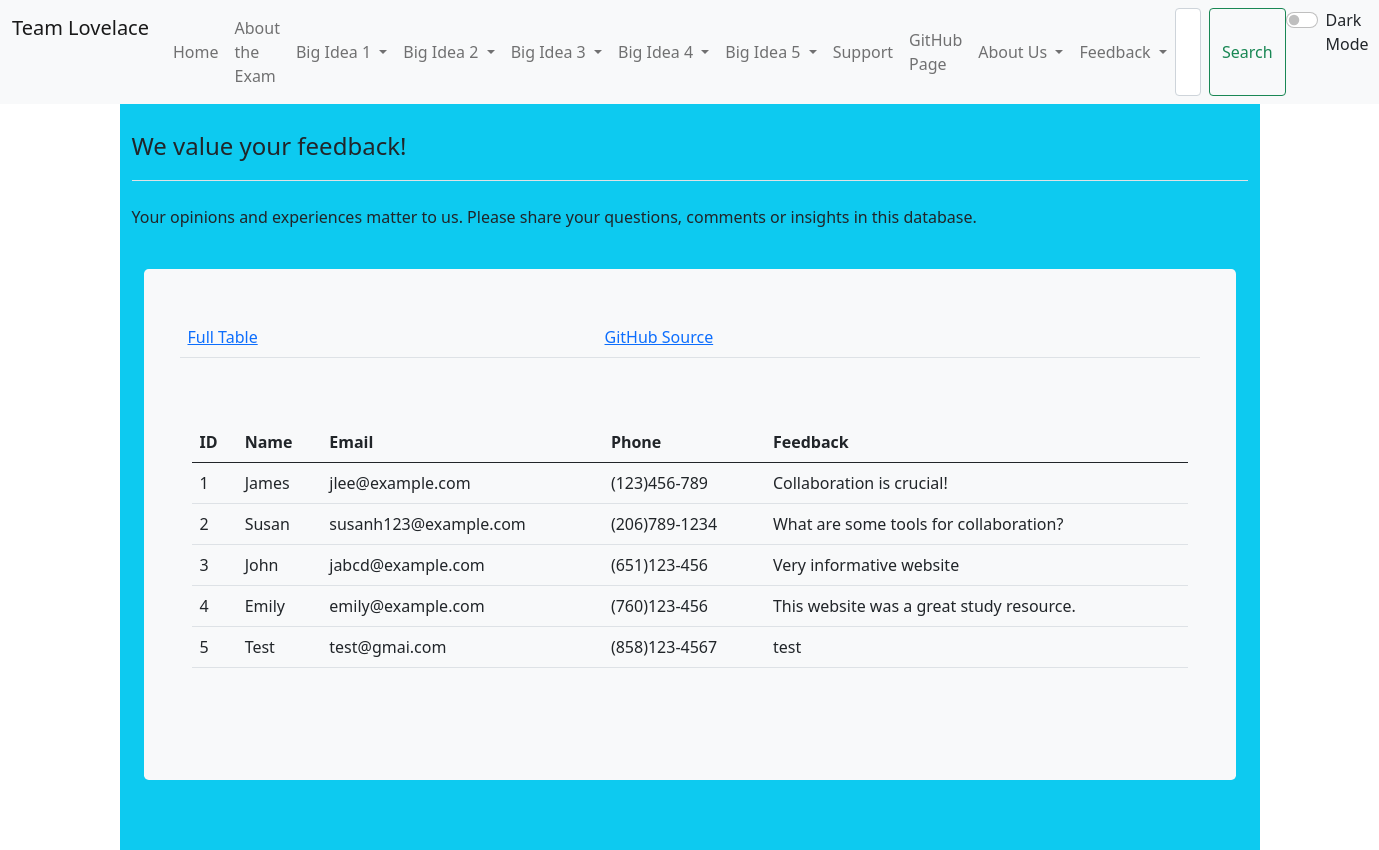
Page /crud/ (upper part) on the earlier database version.
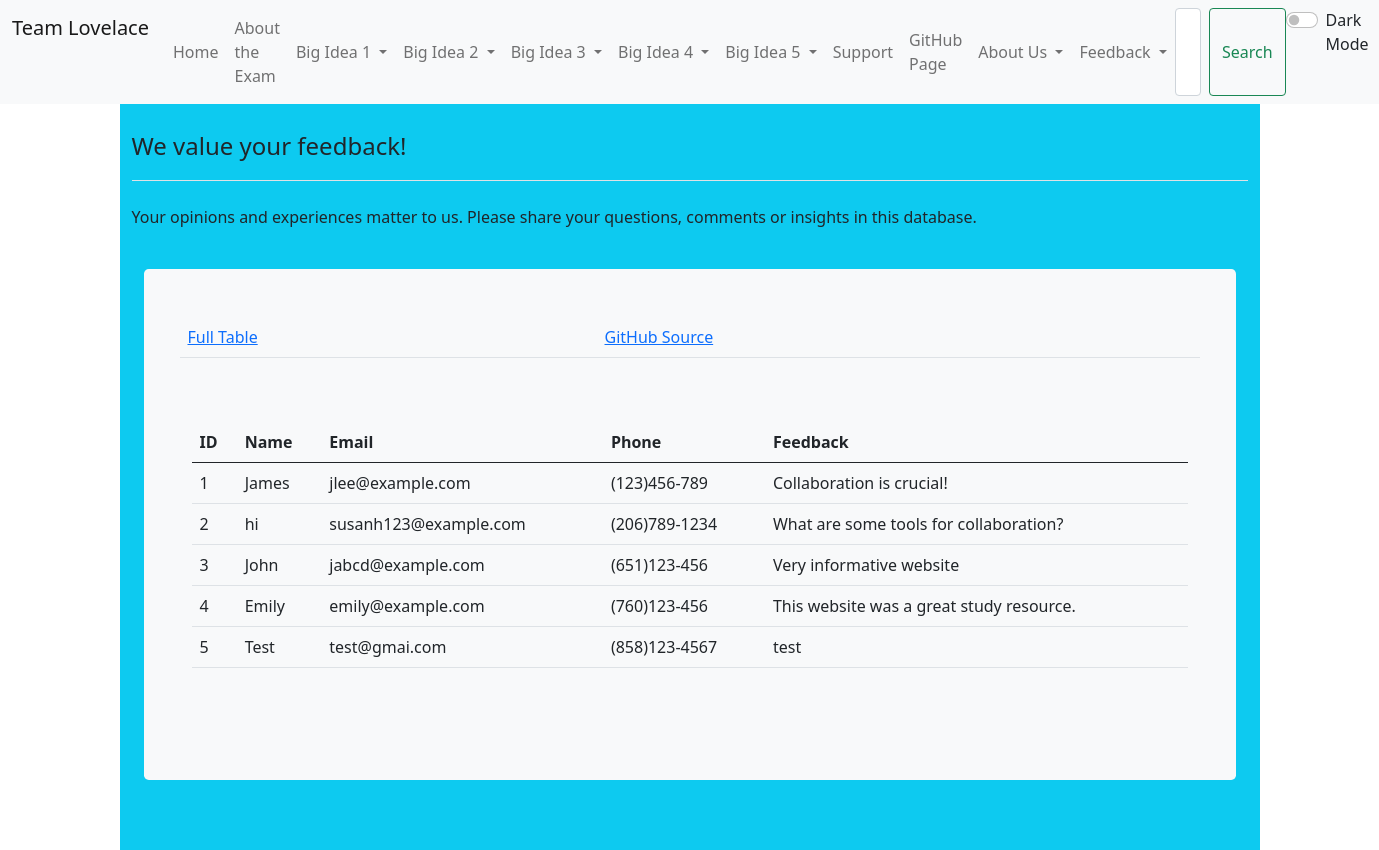
Same page on the later database version.
### crud/model.py (models this page shows, shortened)
class Users(db.Model):
    userID = db.Column(db.Integer, primary_key=True)
    name = db.Column(db.String(255), unique=False, nullable=False)
    email = db.Column(db.String(255), unique=False, nullable=False)
    phone = db.Column(db.String(255), unique=False, nullable=False)
    feedback = db.Column(db.String(500), unique=True, nullable=False)
    def read(self):
        return {
            "userID": self.userID,
            "name": self.name,
            "email": self.email,
            "phone": self.phone,
            "feedback": self.feedback
        }

### crud/app_crud.py (the view)
@app_crud.route('/')
def crud():
    return render_template("crud.html", table=users_all())

### crud/app_crud.py (called while the page is built)
def users_all():
    return [peep.read() for peep in Users.query.all()]

### crud/templates/crud/crud.html (shortened to what this page needs)
<!DOCTYPE html>
{% extends "layout.html" %}
{% block content %}
    <div class="container py-4 text-light bg-info">
        <header class="pb-3 mb-4 border-bottom">
            <div class="d-flex align-items-center text-dark text-decoration-none">
                <span class="fs-4">We value your feedback!</span>
            </div>
        </header>
        <p class="d-flex align-items-center text-dark text-decoration-none">Your opinions and experiences matter to us. Please share your questions, comments or insights in this database.</p>
        <div class="container py-4">
            <div class="p-5 mb-4 bg-light text-dark rounded-3">
                <div class="row align-items-md-stretch">
                    <table class="table">
                        <tbody>
                        <tr>
                            <td><a href={{url_for('crud.crud')}}>Full Table </a></td>
                            <td><a href="https://github.com/TheRadRabbidRabbit/Team-Lovelace/tree/main/crud">GitHub Source</a></td>
                        </tr>
                        </tbody>
                    </table>
                </div>
                <div class="row align-items-md-stretch">
                    <div class="container-fluid py-5">
                        <table class="table">
                            <thead>
                            <tr>
                                <th>ID</th>
                                <th>Name</th>
                                <th>Email</th>
                                <th>Phone</th>
                                <th>Feedback</th>
                            </tr>
                            </thead>
                            <tbody>
                            {% for row in table %}
                                {% set pn = "" ~ row['phone'] %}
                                {% set pnf = "(" ~ pn[0:3] ~ ")" ~ pn[3:6] ~ "-" ~ pn[6:10] %}
                                <tr>
                                    <td>{{ row['userID'] }}</td>
                                    <td>{{ row['name'] }}</td>
                                    <td>{{ row['email'] }}</td>
                                    <td>{{ pnf }}</td>
                                    <td>{{ row['feedback'] }}</td>
                                </tr>
                            {% endfor %}
                            </tbody>
                        </table>
                    </div>
                </div>
            </div>
        </div>
        <div class="container py-4">
        </div>
    </div>
{% endblock %}

### templates/layout.html (shortened to what this page needs)
<!DOCTYPE html>
<html lang="en">
    <head>
        <link href="https://cdn.jsdelivr.net/npm/bootstrap@5.0.2/dist/css/bootstrap.min.css" rel="stylesheet">
        {% block style %}
            <link rel="stylesheet" type="text/css" href="/static/css/main.css">
        {% endblock %}
    </head>
    <body>
        {% include "fragments/navbar.html" %}
        {% block content %}
        {% endblock %}
        {% include "fragments/footer.html" %}
    </body>
</html>

### templates/fragments/navbar.html (shortened to what this page needs)
<nav class="navbar navbar-expand-lg navbar-light bg-light">
    <div class="container-fluid">
        <div class="btn-group">
            <a class="navbar-brand">Team Lovelace</a>
            <div class="collapse navbar-collapse" id="navbarHome">
                <ul class="navbar-nav">
                    <li class="nav-item active">
                        <a class="nav-link" href="{{ url_for('index') }}">Home
                            </a>
                    </li>
                </ul>
            </div>
            <div class="collapse navbar-collapse">
                <ul class="navbar-nav">
                    <li class="nav-item active">
                        <a class="nav-link" href="{{ url_for('about_the_exam') }}">About the Exam
                            </a>
                    </li>
                </ul>
            </div>
            <div class="collapse navbar-collapse" id="navbarNavDarkDropdown">
                <ul class="navbar-nav">
                    <li class="nav-item dropdown">
                        <a class="nav-link dropdown-toggle" href="#" id="navbarDarkDropdownMenuLink" role="button" data-bs-toggle="dropdown" aria-expanded="false">
                            Big Idea 1
                        </a>
                    </li>
                </ul>
            </div>
            <div class="collapse navbar-collapse" id="navbarNavDarkDropdown">
                <ul class="navbar-nav">
                    <li class="nav-item dropdown">
                        <a class="nav-link dropdown-toggle" href="#" id="navbarDarkDropdownMenuLink" role="button" data-bs-toggle="dropdown" aria-expanded="false">
                            Big Idea 2
                        </a>
                    </li>
                </ul>
            </div>
            <div class="collapse navbar-collapse" id="navbarNavDarkDropdown">
                <ul class="navbar-nav">
                    <li class="nav-item dropdown">
                        <a class="nav-link dropdown-toggle" href="#" id="navbarDarkDropdownMenuLink" role="button" data-bs-toggle="dropdown" aria-expanded="false">
                            Big Idea 3
                        </a>
                    </li>
                </ul>
            </div>
            <div class="collapse navbar-collapse" id="navbarNavDarkDropdown">
                <ul class="navbar-nav">
                    <li class="nav-item dropdown">
                        <a class="nav-link dropdown-toggle" href="#" id="navbarDarkDropdownMenuLink" role="button" data-bs-toggle="dropdown" aria-expanded="false">
                            Big Idea 4
                        </a>
                    </li>
                </ul>
            </div>
            <div class="collapse navbar-collapse" id="navbarNavDarkDropdown">
                <ul class="navbar-nav">
                    <li class="nav-item dropdown">
                        <a class="nav-link dropdown-toggle" href="#" id="navbarDarkDropdownMenuLink" role="button" data-bs-toggle="dropdown" aria-expanded="false">
                            Big Idea 5
                        </a>
                    </li>
                </ul>
            </div>
            <div class="collapse navbar-collapse" id="navbarHome">
                <ul class="navbar-nav">
                    <li class="nav-item active">
                        <a class="nav-link" href="{{ url_for('support') }}">Support
                            </a>
                    </li>
                </ul>
            </div>
            <div class="collapse navbar-collapse" id="navbarHome">
                <ul class="navbar-nav">
                    <li class="nav-item active">
                        <a class="nav-link" href="https://tianbinliu.github.io/Lovelace-website/">GitHub Page</a>
                    </li>
                </ul>
            </div>
            <div class="collapse navbar-collapse" id="navbarNavDarkDropdown">
                <ul class="navbar-nav">
                    <li class="nav-item dropdown">
                        <a class="nav-link dropdown-toggle" href="#" id="navbarDarkDropdownMenuLink" role="button" data-bs-toggle="dropdown" aria-expanded="false">
                            About Us
                        </a>
                    </li>
                </ul>
            </div>
            <div class="collapse navbar-collapse" id="navbarNavDarkDropdown">
                <ul class="navbar-nav">
                    <li class="nav-item dropdown">
                        <a class="nav-link dropdown-toggle" href="#" id="navbarDarkDropdownMenuLink" role="button" data-bs-toggle="dropdown" aria-expanded="false">
                            Feedback
                        </a>
                    </li>
                </ul>
            </div>
            <form class="d-flex">
                <input class="form-control me-2" type="search" placeholder="Search" aria-label="Search">
                <button class="btn btn-outline-success" type="submit">Search</button>
            </form>
            <div class="form-check form-switch">
                <input type="checkbox" onclick="darkMode()" class="form-check-input" id="darkSwitch">
                <label class="custom-control-label" for="darkSwitch">Dark Mode</label>
            </div>
        </div>
    </div>
</nav>

### templates/fragments/footer.html (shortened to what this page needs)
<!DOCTYPE html>
<html lang="en">
    <head>
    </head>
    <body>
    </body>
</html>

### static/css/main.css (style rules this page uses)
.navbar { z-index: 900 !important; }

Differences in the rows shown:
changed Users "susanh123@example.com": name "Susan" → "hi"
